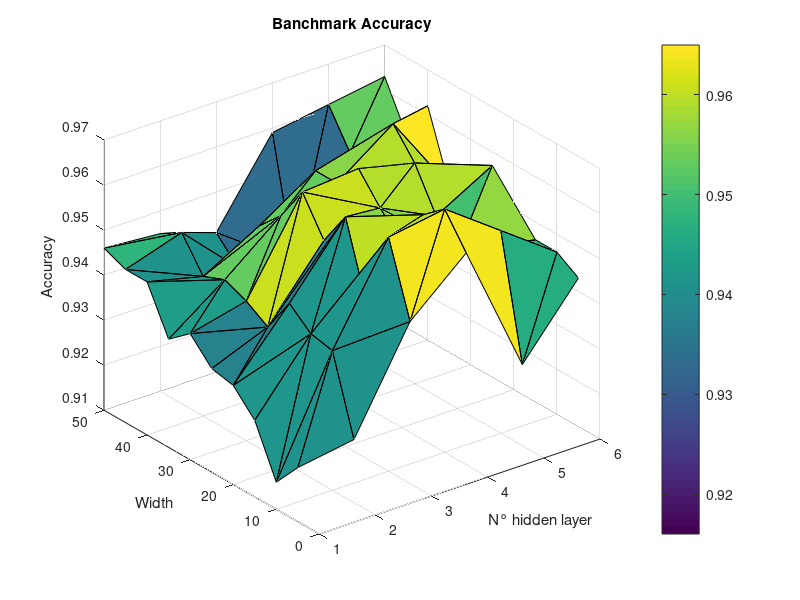
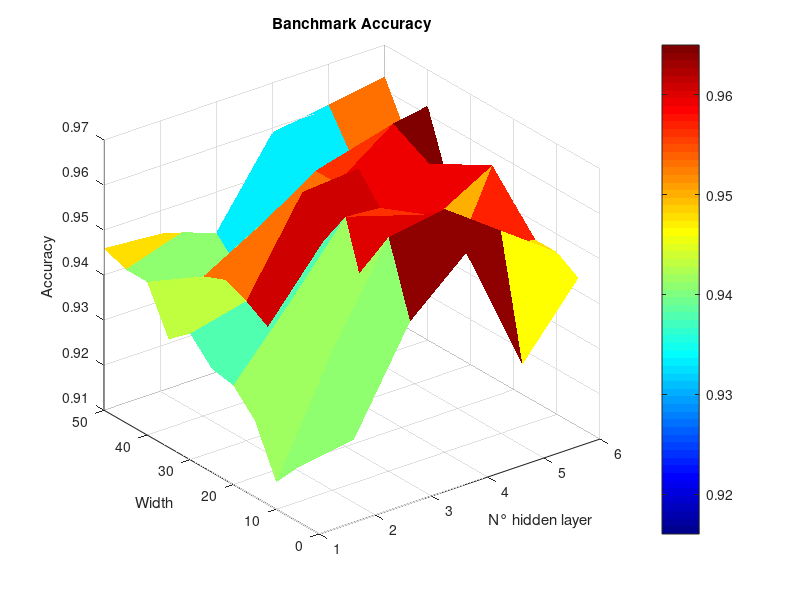
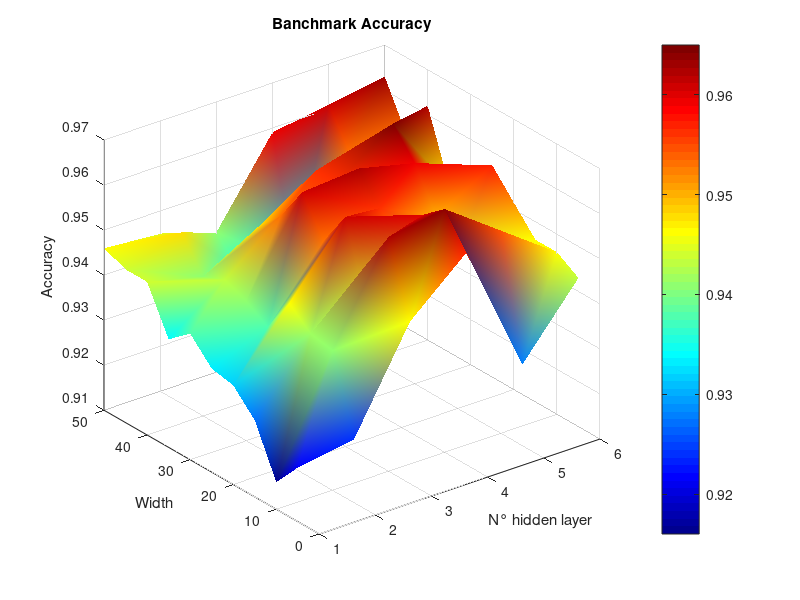
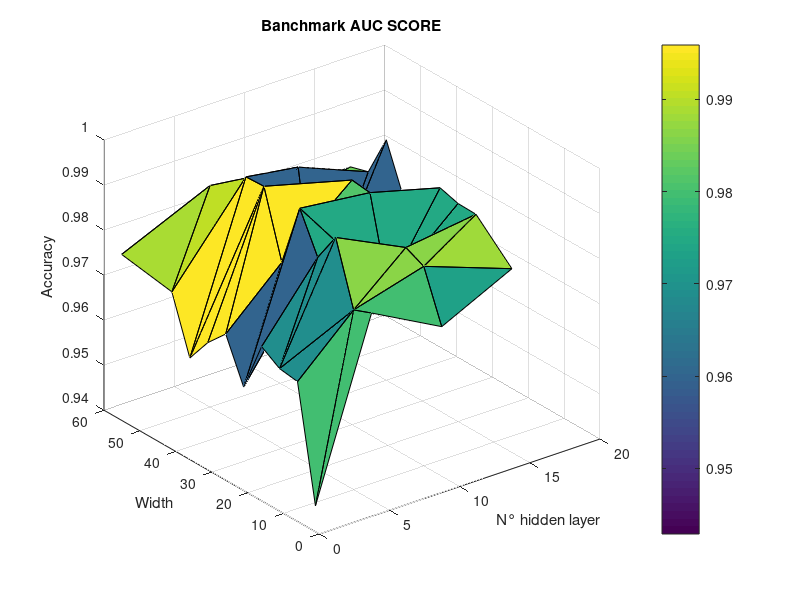

These charts were generated, in order, by the following MATLAB code:
accuracy = [1, 5,0.922;
          1, 10, 0.916;
          1, 15, 0.927;
          1, 20, 0.932;
          1, 25, 0.933;
          1, 30, 0.938;
          1, 35, 0.934;
          1, 40, 0.944;
          1, 45, 0.944;
          1, 50, 0.946;

          2, 5, 0.924;
          2, 10,0.941;
          2, 15,0.942;
          2, 20,0.946;
          2, 25,0.938;
          2, 30,0.941;
          2, 35,0.943;
          2, 40,0.941;
          2, 45,0.948;
          2, 50,0.945;


          3,  5,0.946;
          3, 10,0.962;
          3, 15,0.944;
          3, 20,0.961;
          3, 25,0.953;
          3, 30,0.961;
          3, 35,0.953;
          3, 40,0.948;
          3, 45,0.936;
          3, 50,0.941;

          4,  5,0.957;
          4, 10,0.964;
          4, 15,0.960;
          4, 20,0.951;
          4, 25,0.956;
          4, 30,0.962;
          4, 35,0.956;
          4, 40,0.956;
          4, 45,0.933;
          4, 50,0.959;

          5,  5,0.928;
          5, 10,0.955;
          5, 15,0.948;
          5, 20,0.945;
          5, 25,0.950;
          5, 30,0.959;
          5, 35,0.965;
          5, 40,0.948;
          5, 45,0.953;
          5, 50,0.961;

          6,  5,0.943;
          6, 10,0.946;
          6, 15,0.946;
          %6, 20,0.915;
          6, 25,0.957;
          6, 30,0.954;
          6, 35,0.947;
          6, 40,0.962;
          6, 45,0.953;
          6, 50,0.963;


          %Ricordarsi che tutte e due le reti devono avere la stessa width

          
          ];


AUC_score = [        
           1,  5, 0.9429;
           1, 10, 0.9682;
           1, 15, 0.9688;
           1, 20, 0.9714;
           1, 25, 0.9601;
           1, 30, 0.9696;
           1, 35, 0.9654;
           1, 40, 0.9597;
           1, 45, 0.9721;
           1, 59, 0.9740;

           5,  5, 0.9815;
           5  10, 0.9799;
           5  15, 0.9937;
           5, 20, 0.9870;
           5, 25, 0.9956;
           5, 30, 0.9813;
           5, 35, 0.9959;
           5, 40, 0.9957;
           5, 50, 0.9892;

           10, 5, 0.9732;
           10,10, 0.9843;
           10,15, 0.9862;
           10,20, 0.9747;
           10,25, 0.9938;
           10,30, 0.9943;
           10,35, 0.9864;
           10,40, 0.9600;
           10,45, 0.9903;
           10,50, 0.9793;

           15, 5, 0.9808;
           %15,10, 0.9198;
           15,15, 0.9883;
           15,20, 0.9884;
           15,25, 0.9896;
           15,30, 0.9751;
           15,35, 0.9824;
           15,40, 0.9934;
           15,45, 0.9840;
           15,50, 0.9828;

           ];


%--------------------------------------------------------------------
%Accuracy
x=accuracy(:,1);
y=accuracy(:,2);
z=accuracy(:,3);
tri = delaunay(x,y);


figure(1)
trisurf(tri,x,y,z)
xlabel('N° hidden layer')
ylabel('Width')
zlabel('Accuracy')
title('Banchmark Accuracy')
colormap default
colorbar

figure(2)
trisurf(tri,x,y,z)
shading flat
xlabel('N° hidden layer')
ylabel('Width')
zlabel('Accuracy')
title('Banchmark Accuracy')
colormap jet
colorbar



figure(3)
trisurf(tri,x,y,z)
shading interp
xlabel('N° hidden layer')
ylabel('Width')
zlabel('Accuracy')
title('Banchmark Accuracy')
colormap jet
colorbar


%------------------------------------------------------------------------
%AUC_SCORE

x=AUC_score(:,1);
y=AUC_score(:,2);
z=AUC_score(:,3);
tri = delaunay(x,y);


figure(4)
trisurf(tri,x,y,z)
xlabel('N° hidden layer')
ylabel('Width')
zlabel('Accuracy')
title('Banchmark AUC SCORE')
colormap default
colorbar

figure(5)
trisurf(tri,x,y,z)
shading flat
xlabel('N° hidden layer')
ylabel('Width')
zlabel('Accuracy')
title('Banchmark AUC SCORE')
colormap jet
colorbar



figure(6)
trisurf(tri,x,y,z)
shading interp
xlabel('N° hidden layer')
ylabel('Width')
zlabel('Accuracy')
title('Banchmark AUC SCORE')
colormap jet
colorbar


